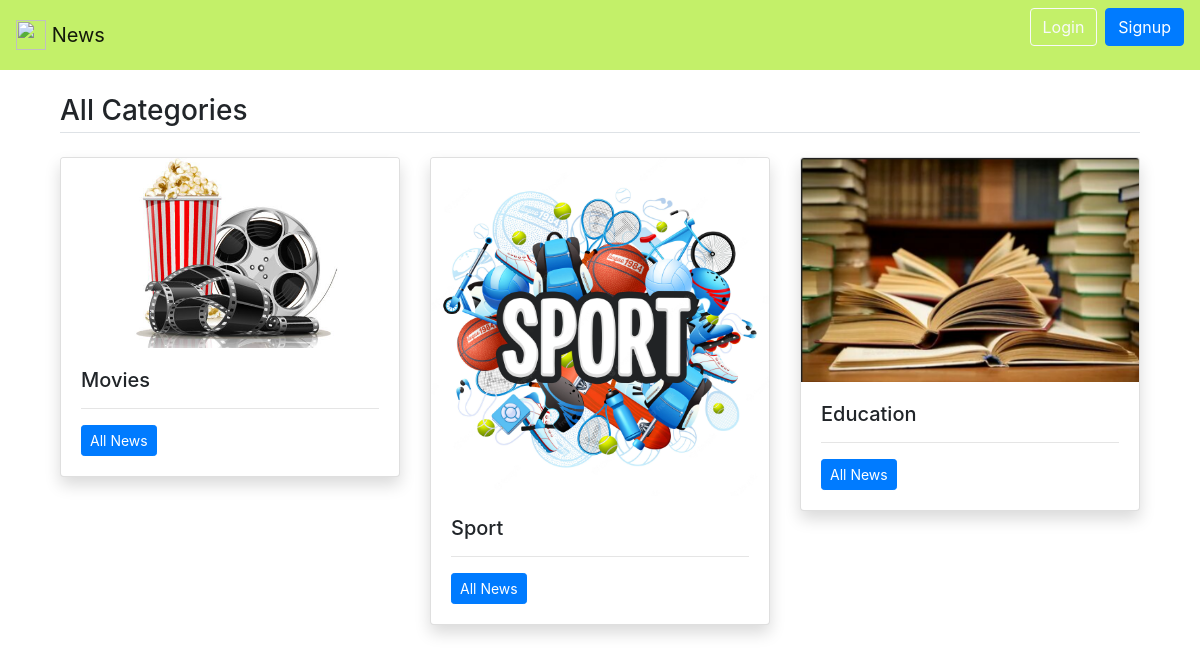
The page /category/ on the database its author committed.
### category/models.py (models this page shows, shortened)
class Category(models.Model):
    title = models.CharField(max_length=150)
    category_image = models.ImageField(upload_to='category_image/')
    class Meta:
        verbose_name_plural = 'Categories'

### category/views.py (the view)
# urls.py: path('', all_category, name='all-category'),
def all_category(request):
    cats = Category.objects.all()
    return render(request, 'category.html', {
        'cats': cats
    })

### templates/category.html
{% extends 'base.html' %}
{% block content%}
<main class="container mt-3 mb-5">
	<h3 class="border-bottom pb-1 my-4">All Categories</h3>
	<div class="row">
	{% for cat in cats%}
		<div class="col-md-4">
			<div class="card mb-3 shadow">
			 <img src="/media/{{cat.category_image}}" class="card-img-top" alt="{{cat.title}}">
			  <div class="card-body">
			    <h5 class="card-title">{{cat.title }}</h5>
			    <hr/>
			    <p class="card-text"><a href="/category/{{ cat.id }}" class="btn btn-sm btn-primary">All News</a></p>
			  </div>
			</div>
		</div>
	{% endfor%}
	</div>
</main>
{% endblock%}

### rows shown on the page
Category: category_image (picture), title "Movies"
Category: category_image (picture), title "Sport"
Category: category_image (picture), title "Education"
